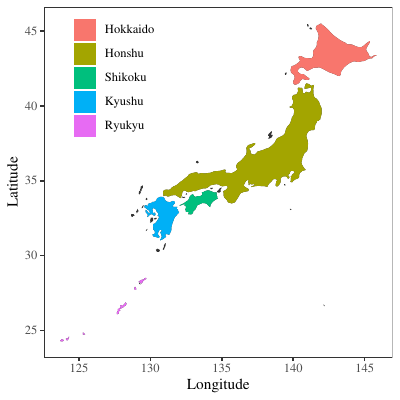

Recreate this plot in R.
library(tidyr)
library(dplyr)
library(mapdata)
library(ggplot2)
library(ggfortify)
source("../script/script_data.R")

jp <- ggplot2::map_data('world2', 'japan')

jp_filter <- jp %>%
  filter(subregion %in% c("Amami O Shima", "Iriomote Jima", "Ishigaki Shima", "Miyako Jima", "Tokuno Shima", "Okinawa", "Shikoku", "Honshu", "Kyushu",
                          "Hokkaido")) %>%
  mutate(
    subregion=factor(subregion,
                     levels=c("Amami O Shima", "Iriomote Jima", "Ishigaki Shima", "Miyako Jima", "Tokuno Shima", "Okinawa", "Shikoku", "Honshu", "Kyushu",
                              "Hokkaido"),
                     labels=c("Ryukyu", "Ryukyu", "Ryukyu", "Ryukyu", "Ryukyu", "Ryukyu", "Shikoku", "Honshu", "Kyushu",
                              "Hokkaido")),
    subregion=factor(subregion,
                     levels=c("Hokkaido",
                              "Honshu", "Shikoku", "Kyushu", "Ryukyu"))
  )

g1 <- ggplot(jp, aes(x = long, y = lat, group = group)) +
  geom_polygon() +
  geom_polygon(data=jp_filter, aes(fill=subregion)) +
  scale_x_continuous("Longitude") +
  scale_y_continuous("Latitude") +
  theme(
    panel.grid = element_blank(),
    legend.position = c(0.2, 0.8),
    legend.title = element_blank()
  )

ggsave("figure_map.pdf", width=4, height = 4)
